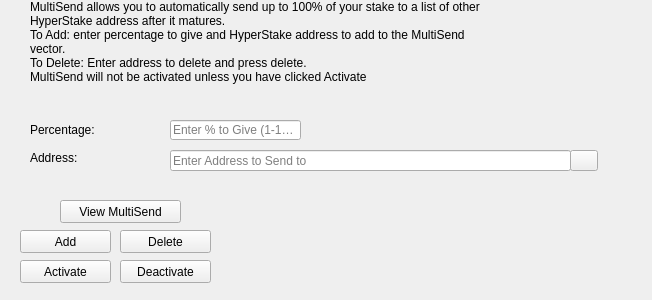
<?xml version="1.0" encoding="UTF-8"?>
<ui version="4.0">
 <class>StakeForCharityDialog</class>
 <widget class="QWidget" name="StakeForCharityDialog">
  <property name="windowModality">
   <enum>Qt::NonModal</enum>
  </property>
  <property name="geometry">
   <rect>
    <x>0</x>
    <y>0</y>
    <width>652</width>
    <height>300</height>
   </rect>
  </property>
  <property name="windowTitle">
   <string>Stake For Charity</string>
  </property>
  <widget class="QLineEdit" name="charityPercentEdit">
   <property name="geometry">
    <rect>
     <x>170</x>
     <y>120</y>
     <width>131</width>
     <height>20</height>
    </rect>
   </property>
   <property name="toolTip">
    <string>Enter whole numbers 1 - 100</string>
   </property>
   <property name="placeholderText">
    <string>Enter % to Give (1-100)</string>
   </property>
  </widget>
  <widget class="QLineEdit" name="charityAddressEdit">
   <property name="geometry">
    <rect>
     <x>170</x>
     <y>150</y>
     <width>401</width>
     <height>21</height>
    </rect>
   </property>
   <property name="toolTip">
    <string/>
   </property>
   <property name="placeholderText">
    <string>Enter Address to Send to</string>
   </property>
  </widget>
  <widget class="QLabel" name="label_2">
   <property name="geometry">
    <rect>
     <x>30</x>
     <y>0</y>
     <width>451</width>
     <height>121</height>
    </rect>
   </property>
   <property name="lineWidth">
    <number>1</number>
   </property>
   <property name="text">
    <string>MultiSend allows you to automatically send up to 100% of your stake to a list of other HyperStake address after it matures.
To Add: enter percentage to give and HyperStake address to add to the MultiSend vector. 
To Delete: Enter address to delete and press delete.
MultiSend will not be activated unless you have clicked Activate</string>
   </property>
   <property name="alignment">
    <set>Qt::AlignLeading|Qt::AlignLeft|Qt::AlignTop</set>
   </property>
   <property name="wordWrap">
    <bool>true</bool>
   </property>
  </widget>
  <widget class="QLabel" name="message">
   <property name="geometry">
    <rect>
     <x>240</x>
     <y>200</y>
     <width>381</width>
     <height>91</height>
    </rect>
   </property>
   <property name="text">
    <string/>
   </property>
  </widget>
  <widget class="QPushButton" name="addButton">
   <property name="geometry">
    <rect>
     <x>20</x>
     <y>230</y>
     <width>91</width>
     <height>23</height>
    </rect>
   </property>
   <property name="toolTip">
    <string/>
   </property>
   <property name="statusTip">
    <string>Add to MultiSend Vector</string>
   </property>
   <property name="text">
    <string>Add</string>
   </property>
  </widget>
  <widget class="QPushButton" name="disableButton">
   <property name="geometry">
    <rect>
     <x>120</x>
     <y>260</y>
     <width>91</width>
     <height>23</height>
    </rect>
   </property>
   <property name="statusTip">
    <string>Deactivate MultiSend</string>
   </property>
   <property name="text">
    <string>Deactivate</string>
   </property>
  </widget>
  <widget class="QPushButton" name="addressBookButton">
   <property name="geometry">
    <rect>
     <x>570</x>
     <y>150</y>
     <width>28</width>
     <height>21</height>
    </rect>
   </property>
   <property name="toolTip">
    <string>Choose an address from the address book</string>
   </property>
   <property name="text">
    <string/>
   </property>
   <property name="icon">
    <iconset resource="../bitcoin.qrc">
     <normaloff>:/icons/address-book</normaloff>:/icons/address-book</iconset>
   </property>
   <property name="shortcut">
    <string>Alt+A</string>
   </property>
   <property name="autoDefault">
    <bool>false</bool>
   </property>
  </widget>
  <widget class="QLabel" name="label">
   <property name="geometry">
    <rect>
     <x>30</x>
     <y>120</y>
     <width>121</width>
     <height>20</height>
    </rect>
   </property>
   <property name="toolTip">
    <string>Percentage of stake to send</string>
   </property>
   <property name="text">
    <string>Percentage:</string>
   </property>
  </widget>
  <widget class="QLabel" name="label_5">
   <property name="geometry">
    <rect>
     <x>30</x>
     <y>150</y>
     <width>111</width>
     <height>16</height>
    </rect>
   </property>
   <property name="toolTip">
    <string>Address to send portion of stake to</string>
   </property>
   <property name="text">
    <string>Address:</string>
   </property>
  </widget>
  <widget class="QPushButton" name="deleteButton">
   <property name="geometry">
    <rect>
     <x>120</x>
     <y>230</y>
     <width>91</width>
     <height>23</height>
    </rect>
   </property>
   <property name="toolTip">
    <string/>
   </property>
   <property name="statusTip">
    <string>Delete Address From MultiSend Vector</string>
   </property>
   <property name="text">
    <string>Delete</string>
   </property>
  </widget>
  <widget class="QPushButton" name="activateButton">
   <property name="geometry">
    <rect>
     <x>20</x>
     <y>260</y>
     <width>91</width>
     <height>23</height>
    </rect>
   </property>
   <property name="statusTip">
    <string>Activate MultiSend</string>
   </property>
   <property name="text">
    <string>Activate</string>
   </property>
  </widget>
  <widget class="QPushButton" name="viewButton">
   <property name="geometry">
    <rect>
     <x>60</x>
     <y>200</y>
     <width>121</width>
     <height>23</height>
    </rect>
   </property>
   <property name="toolTip">
    <string/>
   </property>
   <property name="statusTip">
    <string>View MultiSend Vector</string>
   </property>
   <property name="text">
    <string>View MultiSend</string>
   </property>
  </widget>
 </widget>
 <resources>
  <include location="../bitcoin.qrc"/>
 </resources>
 <connections/>
</ui>
